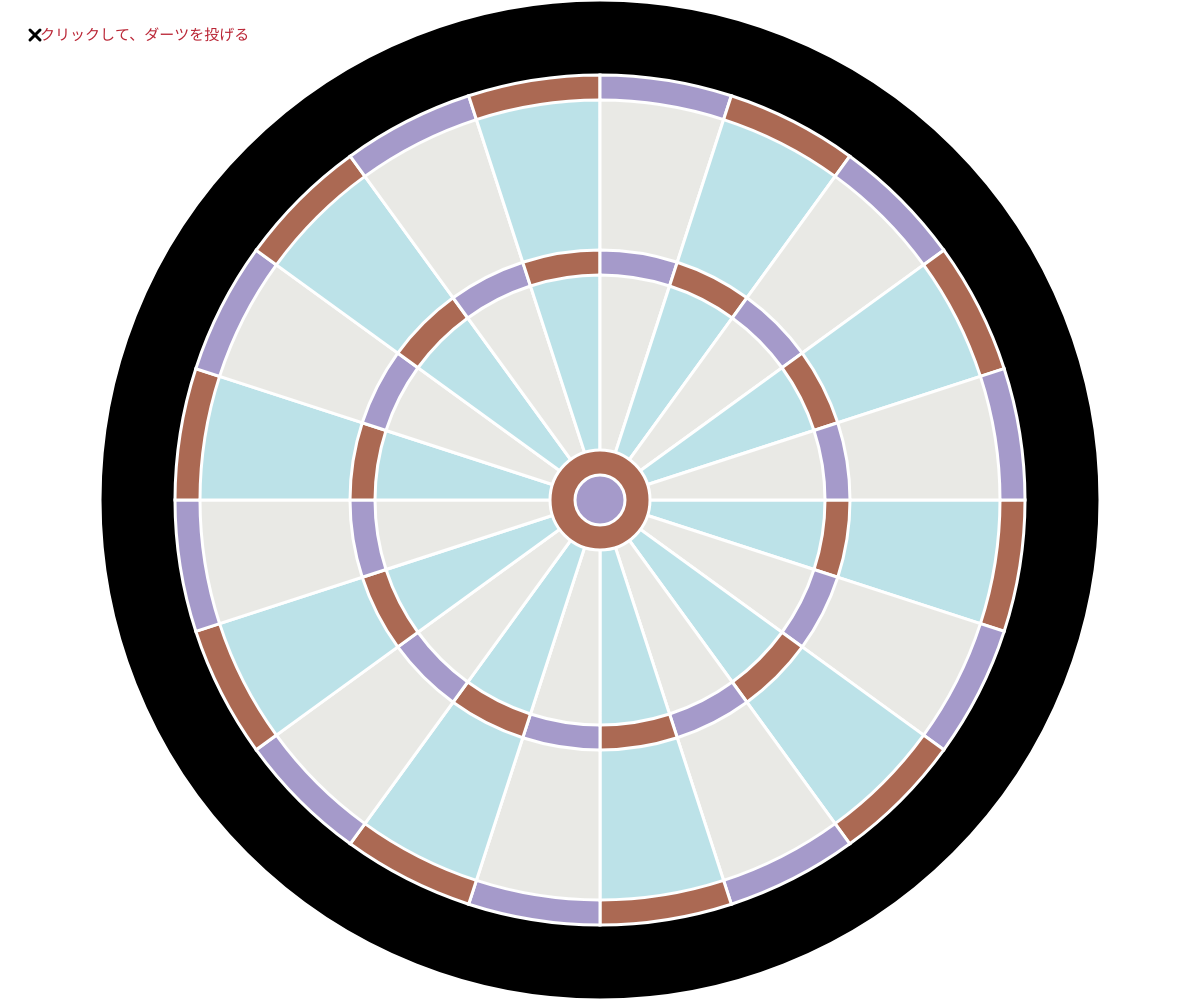
Frame 1 (no input)
Frame 60 (no input): identical to frame 1, image omitted
Frame 120 (the mouse pressed at the canvas centre since frame 60): identical to frame 1, image omitted

The p5.js sketch that drew this single still picture (run headless with seeded random() and noise() and a simulated clock; from frame 60 on, the mouse is pressed at the canvas centre):

// p5.js sketch
// ── sketch.js
// 最終課題を制作しよう

let cx, cy, maxR,n,m;

function setup() {
  createCanvas(windowWidth,windowHeight);
   l= width ;
   m= width ;
}

function draw(){
  background(255);
  let a = color(233, 233, 229);
  let b = color(188, 226, 232);
  let black = color(0);
  let c = color(165, 154, 202);
  let d = color(171,105,83)
  stroke(255);
  strokeWeight(3);

  cx = windowWidth / 2;
  cy = windowHeight / 2;
  maxR = min(windowWidth, windowHeight);
  drawCircle(black, maxR);
  drawArcs(d, c, maxR * 0.85);
  // BLANK[1] (hint: drawArcs x 3, drawCircle x 1)
  drawArcs(b,a,maxR*0.8)
  drawArcs(d,c,maxR*0.5)
  drawArcs(b,a,maxR*0.45)
  drawCircle(d,maxR*0.1)
  drawCircle(c, maxR * 0.05);
  stroke(0);
  cross(30)
  fill(186,38,54);
  noStroke();
  ellipse(m,l,20)
  textSize(15);
  text("クリックして、ダーツを投げる",40,40);

}


function mouseClicked(){
  m= random(0,windowWidth);
  l= random(0,windowHeight);
}
function cross(n){
  line(n,n,n+10,n+10)
  line(n+10,n,n,n+10)
}

function drawCircle(c, r){
  fill(c);
  ellipse(cx, cy, r, r);
}

function drawArcs(c1, c2, r) {
  for (let i = 0; i < 20; i++) {
    let start = TWO_PI / 20 * i;
    let stop = TWO_PI / 20 * (i + 1);
    fill(i % 2 == 0 ? c1 : c2);
    arc(cx, cy, r, r, start, stop, PIE);
  }
}

function windowResized(){
  resizeCanvas(windowWidth, windowHeight);
}
